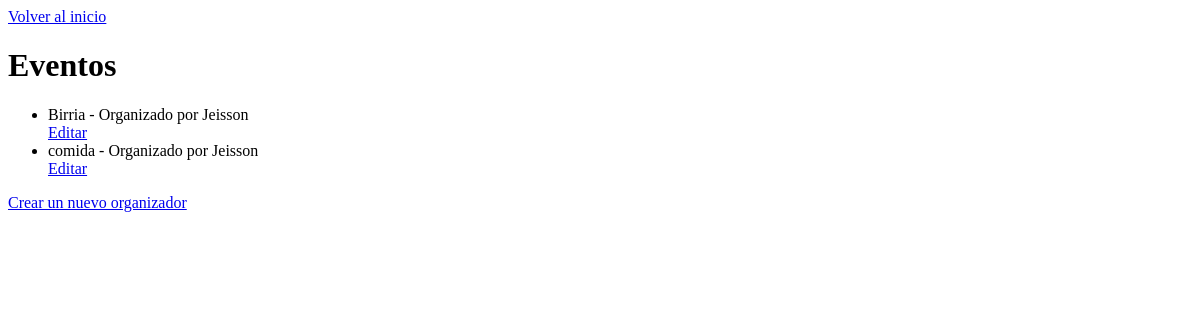
The app's page /eventos/, older data.
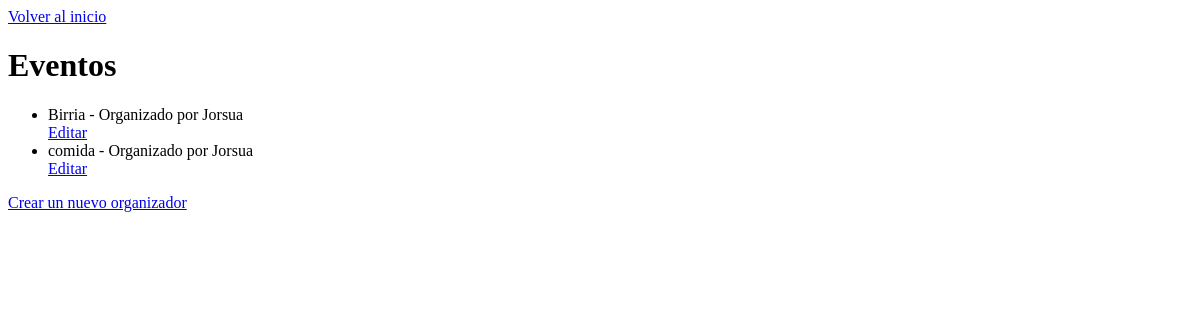
The same page, newer data.
### eventos/models.py (models this page shows, shortened)
class Evento(models.Model):
    nombre = models.CharField(max_length=100)
    organizador = models.ForeignKey(Organizador, on_delete=models.CASCADE, related_name='eventos')

class Organizador(models.Model):
    nombre = models.CharField(max_length=100)

### eventos/views.py (the view)
# urls.py: path('eventos/', views.eventoList, name='lista_eventos'),
def eventoList(request):
    eventos = Evento.objects.all()
    return render(request, 'evento.html', {'eventos': eventos})

### eventos/templates/evento.html
<a href="{% url 'index' %}">Volver al inicio</a>
<h1>Eventos</h1>
<ul>
    {% for evento in eventos %}
        <li>{{ evento.nombre }} - Organizado por {{ evento.organizador.nombre }}</li>
        <a href="{% url 'editar_evento' evento.pk %}">Editar</a>
    {% empty %}
        <li>No hay eventos</li>
    {% endfor %}
</ul>
<a href="{% url 'crear_evento' %}">Crear un nuevo organizador</a>

Row changes from the older to the newer data that the page shows:
changed Evento "Birria": organizador.nombre "Jeisson" → "Jorsua"
changed Evento "comida": organizador.nombre "Jeisson" → "Jorsua"
